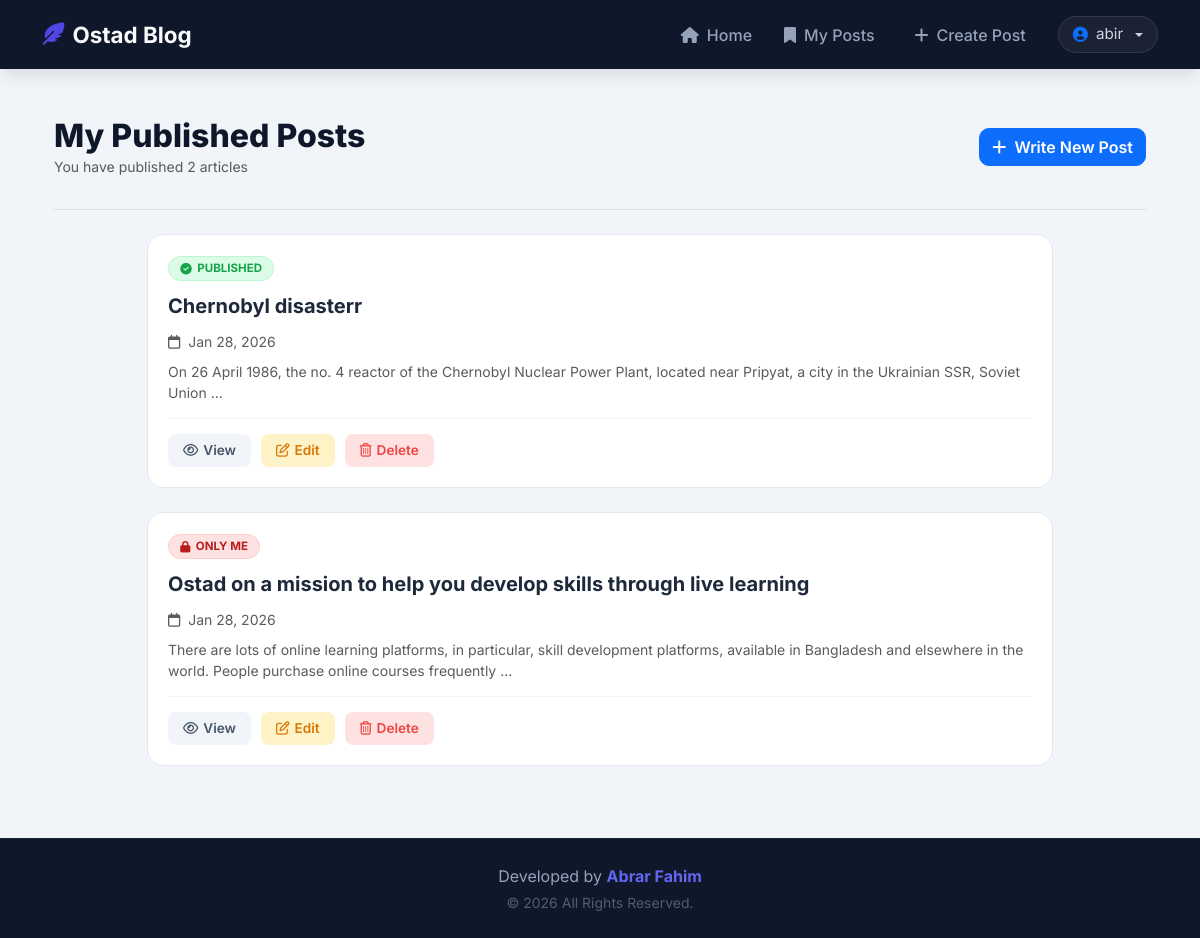
Page /my-posts/ (signed in) on the earlier database version.
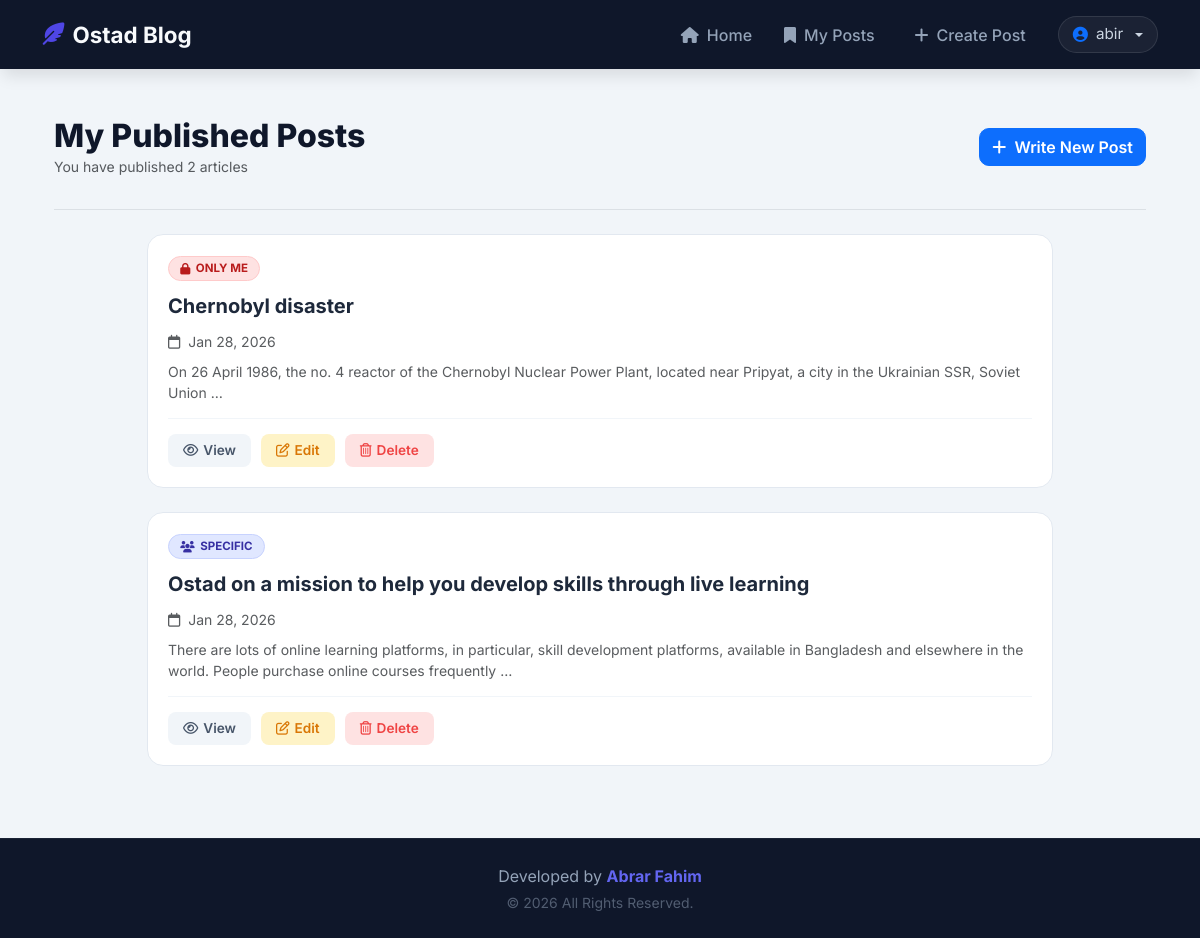
Same page on the later database version.
### posts/models.py (models this page shows, shortened)
class Post(models.Model):
    VISIBILITY_CHOICES = [
        ('private', 'Only Me'),
        ('specific', 'Specific Users'),
        ('public', 'Everyone'),
    ]
    title = models.CharField(max_length=200)
    content = models.TextField()
    author = models.ForeignKey(User, on_delete=models.CASCADE)
    created_at = models.DateTimeField(auto_now_add=True)
    updated_at = models.DateTimeField(auto_now=True)
    visibility = models.CharField(max_length=20, choices=VISIBILITY_CHOICES, default='public')
    allowed_users = models.ManyToManyField(User, related_name='shared_posts', blank=True)

### posts/views.py (the view)
# urls.py: path('my-posts/', views.MyPostsView.as_view(), name='my_posts'),
class MyPostsView(LoginRequiredMixin, ListView):
    model = Post
    template_name = 'posts/my_posts.html'
    context_object_name = 'posts'
    ordering = ['-created_at']
    def get_queryset(self):
        return Post.objects.filter(author=self.request.user)

### templates/posts/my_posts.html (shortened to what this page needs)
{% extends 'base.html' %}
{% block content %}
<link rel="stylesheet" href="https://cdnjs.cloudflare.com/ajax/libs/animate.css/4.1.1/animate.min.css"/>
<div class="container animate__animated animate__fadeIn">
    <div class="dashboard-header">
        <div>
            <h2 class="dashboard-title">My Published Posts</h2>
            <p class="text-muted small mb-0">You have published {{ posts|length }} articles</p>
        </div>
        <a href="{% url 'post_create' %}" class="btn btn-primary" style="border-radius: 10px; font-weight: 600;">
            <i class="fa-solid fa-plus me-1"></i> Write New Post
        </a>
    </div>
    <hr class="mb-4" style="opacity: 0.1;">
    <div class="row">
        <div class="col-lg-10 mx-auto">
            {% if posts %}
                {% for post in posts %}
                    <div class="manage-post-card animate__animated animate__fadeInUp" style="animation-delay: {{ forloop.counter0|add:1 }}00ms;">
                        <div class="d-flex justify-content-between align-items-start">
                            <div>
                                {% if post.visibility == 'public' %}
                                    <span class="post-status published"><i class="fa-solid fa-circle-check"></i> Published</span>
                                {% elif post.visibility == 'specific' %}
                                    <span class="post-status specific"><i class="fa-solid fa-users"></i> Specific</span>
                                {% else %}
                                    <span class="post-status private"><i class="fa-solid fa-lock"></i> Only Me</span>
                                {% endif %}
                                <a href="{% url 'post_detail' post.pk %}" class="manage-post-title d-block">
                                    {{ post.title }}
                                </a>
                                <span class="text-muted small">
                                    <i class="fa-regular fa-calendar me-1"></i> {{ post.created_at|date:"M d, Y" }}
                                </span>
                            </div>
                        </div>
                        <p class="text-muted small mt-2 mb-0">
                            {{ post.content|truncatewords:25 }}
                        </p>
                        <div class="action-group">
                            <a href="{% url 'post_detail' post.pk %}" class="btn-action btn-view">
                                <i class="fa-regular fa-eye"></i> View
                            </a>
                            <a href="{% url 'post_edit' post.pk %}" class="btn-action btn-edit">
                                <i class="fa-regular fa-pen-to-square"></i> Edit
                            </a>
                            <button type="button" class="btn-action btn-delete delete-btn" data-id="{{ post.pk }}">
                            <i class="fa-regular fa-trash-can"></i> Delete
                            </button>
                        </div>
                    </div>
                {% endfor %}
            {% endif %}
        </div>
    </div>
</div>
{% endblock %}

Differences in the rows shown:
changed Post: title "Chernobyl disasterr" → "Chernobyl disaster"; visibility "PUBLISHED" → "ONLY ME"
changed Post "Ostad on a mission to help you develop skills through live learning": visibility "ONLY ME" → "SPECIFIC"
